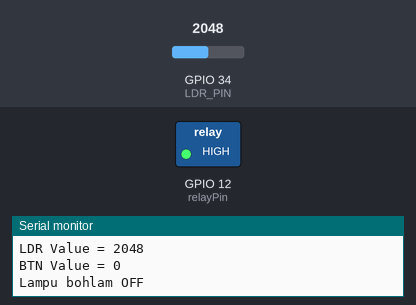
Recording of a sketch running on a simulated ESP32. On the bench: switched loads named in the sketch (green lamp = pin HIGH), the last lines printed to the serial monitor. The inputs (shaded band) are chosen by the test bench; at power-on: GPIO 34 (LDR_PIN) = 2048. WiFi joins after 1.5 s; servers stay silent unless stated.

Above: at 3.0 s.
3.1 s: GPIO 34 (LDR_PIN) set to 52
4.6 s: GPIO 34 (LDR_PIN) set to 44
At 6.0 s:
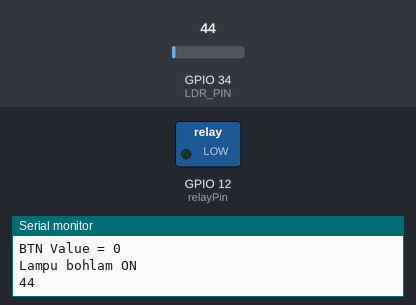
6.3 s: GPIO 34 (LDR_PIN) set to 491
At 7.3 s:
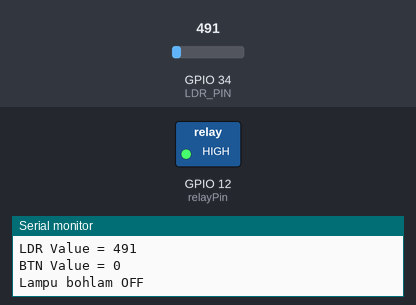
7.8 s: GPIO 34 (LDR_PIN) set to 10
At 8.5 s:
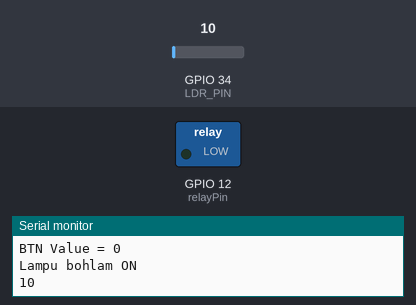
Timing chart, 0 to 10.3 s (numbered marks = the images above; inputs shaded):
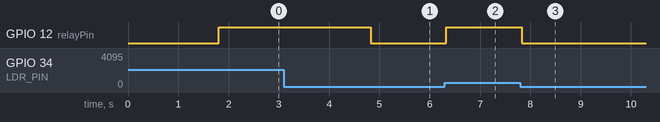

Measured:
- the behaviour switches between 50 and 49 on GPIO 34 (LDR_PIN) (found by bisection; images 0 and 1)
- after the input at 4.6 s, GPIO 12 (relayPin): HIGH → LOW after 0.22 s
- after the input at 6.3 s, GPIO 12 (relayPin): LOW → HIGH at once
- after the input at 7.8 s, GPIO 12 (relayPin): HIGH → LOW at once

The sketch:

modul4.ino
```cpp
#include <WiFi.h>
#include <WiFiClient.h>
#include <BlynkSimpleEsp32.h>
#define BLYNK_TEMPLATE_ID "TMPL6bPzNulqR"
#define BLYNK_TEMPLATE_NAME "modul 4"
#define BLYNK_AUTH_TOKEN "qJ1ANBKW6PckESzu6kzK-nnmLwo5iBMk"
#define RELAY_PIN 12
#define LDR_PIN 34
BlynkTimer timer;

// Konfigurasi WiFi
char auth[] = BLYNK_AUTH_TOKEN;
char ssid[] = "Halal";
char pass[] = "indonesia";

// Pin Relay
const int relayPin =12;

// Pin Sensor LDR
const int ldrPin = 34;

//initial value
bool btnON = false;

// bylnk button
BLYNK_WRITE(V0)
{
  int blynkBtn = param.asInt();

  if (blynkBtn == 1){
    btnON = true;

  } else if (blynkBtn == 0) {
    btnON = false;

  }
}


void send_data() {
  delay(500);

  // light analog initial
  int ldrValue = analogRead(LDR_PIN);
  Serial.print("LDR Value = ");
  Serial.println(ldrValue);

  // other send status
  Serial.print("BTN Value = ");
  Serial.println(btnON);

  // blynk writer
  Blynk.virtualWrite(V2, ldrValue);
}

void setup() {
  Serial.begin(9600);
  Blynk.begin(auth, ssid, pass, "blynk.cloud", 80);
  timer.setInterval(500, send_data);

  pinMode(relayPin, OUTPUT);
  digitalWrite(relayPin, HIGH); // Matikan relay awalnya

  pinMode(ldrPin, INPUT);
}

void loop() {
  Blynk.run();
  int ldrValue = analogRead(ldrPin);


  // set using blynk reference
  if (!btnON){
      digitalWrite(relayPin, HIGH);
      if (ldrValue < 50) {
        digitalWrite(relayPin, LOW);
        Serial.println("Lampu bohlam ON");
        Serial.println(ldrValue);
      } else {
        digitalWrite(relayPin, HIGH);
        Serial.println("Lampu bohlam OFF");
      }
  } else {
    digitalWrite(relayPin, LOW);
    delay(500);
  }

  timer.run();
}
```
